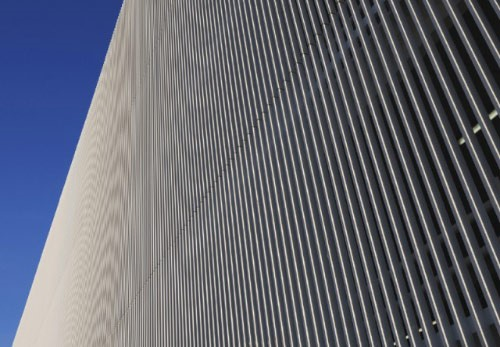
#> input picture PRIMER MOMENTO EVALUATIVO/SEGUNDO MOMENTO EVALUATIVO/Prcatica_18_04/img2.jpg, 500 x 347 px
$ jupyter execute practic.ipynb
#> lines starting #> are read from the running program, lines starting #| are printed output that depends on the picture
[cell 1]
import cv2
import numpy as np
import matplotlib.pyplot as plt

def conv_horizontal(img, mask_size):
    mask = np.ones((1, mask_size), np.float32) / mask_size
    img_conv = cv2.filter2D(img, -1, mask)
    return img_conv

image = cv2.imread('img2.jpg')
#> image is the input picture: shape (347, 500, 3); mean B, G, R 112.8, 101.9, 99.2
img_rgb = cv2.cvtColor(image, cv2.COLOR_BGR2RGB)
img_r = conv_horizontal(img_rgb[:,:,0], 11)
#> in conv_horizontal, `img_conv = cv2.filter2D(img, -1, mask)`:
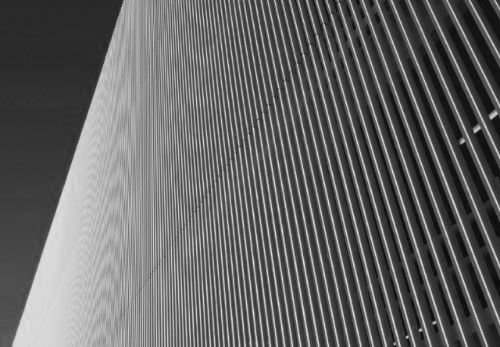
#> img: shape (347, 500); min 6, max 237, mean 99.2
img_g = conv_horizontal(img_rgb[:,:,1], 11)
#> call 2 of conv_horizontal, with mask_size = 11
#> in conv_horizontal (call 2), `img_conv = cv2.filter2D(img, -1, mask)`:
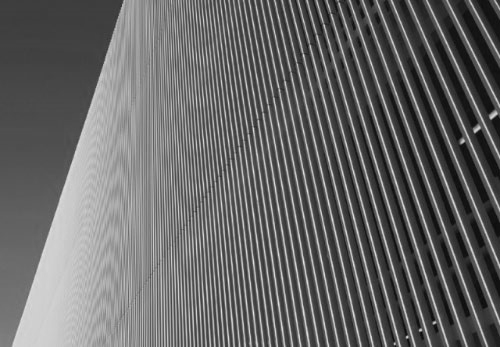
#> img: shape (347, 500); min 5, max 232, mean 101.9
img_b = conv_horizontal(img_rgb[:,:,2], 11)
#> call 3 of conv_horizontal, with mask_size = 11
#> in conv_horizontal (call 3), `img_conv = cv2.filter2D(img, -1, mask)`:
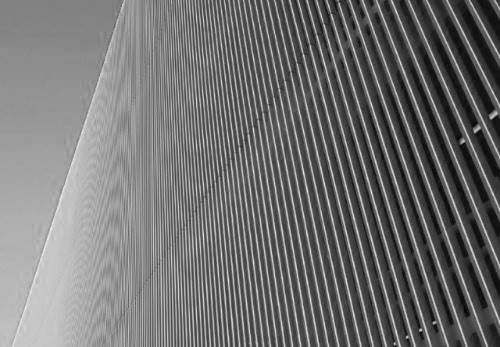
#> img: shape (347, 500); min 5, max 242, mean 112.8

img_fin = np.stack([img_r, img_g, img_b], axis=2)
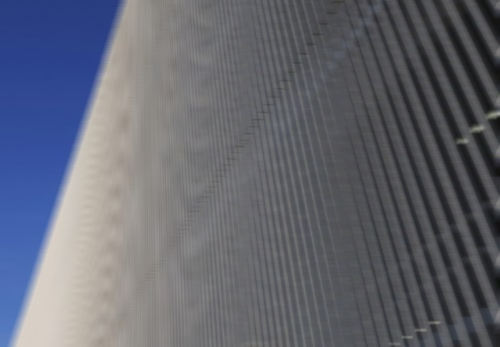
#> img_fin: shape (347, 500, 3); mean R, G, B 99.2, 101.9, 112.7

plt.subplot(121)
plt.title("img original")
plt.imshow(img_rgb)

plt.subplot(122)
plt.title("img final (horizontal)")
plt.imshow(img_fin)

plt.show()

[cell 2]
import cv2
import numpy as np
import matplotlib.pyplot as plt

def conv_vertical(img, mask_size):
#> called with mask_size = 25
    mask = np.ones((mask_size, 1), np.float32) / mask_size
    img_conv = cv2.filter2D(img, -1, mask)
    return img_conv

image = cv2.imread('img2.jpg')
img_rgb = cv2.cvtColor(image, cv2.COLOR_BGR2RGB)

img_r = conv_vertical(img_rgb[:,:,0], 25)
img_g = conv_vertical(img_rgb[:,:,1], 25)
img_b = conv_vertical(img_rgb[:,:,2], 25)

img_fin = np.stack([img_r, img_g, img_b], axis=2)
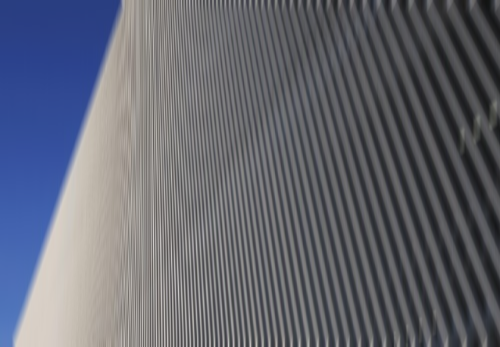
#> img_fin: shape (347, 500, 3); mean R, G, B 99.2, 101.9, 112.8

plt.figure(figsize=(12, 6))

plt.subplot(131)
plt.title("img original")
plt.imshow(img_rgb)

plt.subplot(132)
plt.title("img final (vertical)")
plt.imshow(img_fin)


plt.show()

[cell 3]
import cv2
import numpy as np
import matplotlib.pyplot as plt

def conv_diagonal(img, mask_size):
#> called with mask_size = 11
    mask = np.eye(mask_size, dtype=np.float32) / mask_size
    img_conv = cv2.filter2D(img, -1, mask)
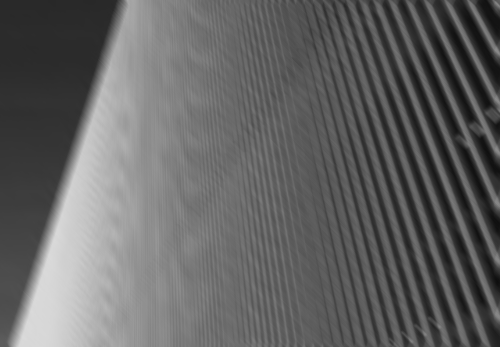
#> img_conv: shape (347, 500); min 14, max 218, mean 99.2
    return img_conv

image = cv2.imread('img2.jpg')

img_rgb = cv2.cvtColor(image, cv2.COLOR_BGR2RGB)

img_r = conv_diagonal(img_rgb[:,:,0], 11)
img_g = conv_diagonal(img_rgb[:,:,1], 25)
img_b = conv_diagonal(img_rgb[:,:,2], 50)
#> call 3 of conv_diagonal, with mask_size = 50
#> in conv_diagonal (call 3), `img_conv = cv2.filter2D(img, -1, mask)`:
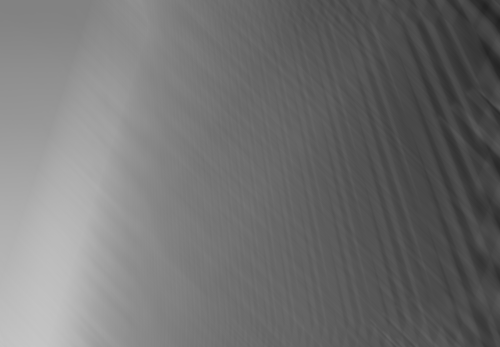
#> img_conv: shape (347, 500); min 34, max 197, mean 112.8

img_fin_diagonal = np.stack([img_r, img_g, img_b], axis=2)
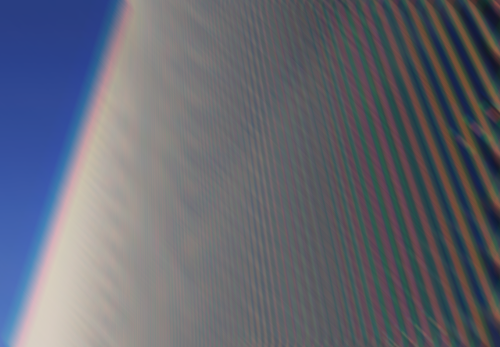
#> img_fin_diagonal: shape (347, 500, 3); mean R, G, B 99.2, 101.9, 112.8

plt.figure(figsize=(12, 6))

plt.subplot(121)
plt.title("img original")
plt.imshow(img_rgb)

plt.subplot(122)
plt.title("img final (diagonal)")
plt.imshow(img_fin_diagonal)

plt.tight_layout()
plt.show()

[cell 4]
import cv2
import numpy as np
import matplotlib.pyplot as plt

def conv_vertical(img, mask_size):
    mask = np.ones((mask_size, 1), np.float32) / mask_size
    img_conv = cv2.filter2D(img, -1, mask)
    return img_conv

def conv_horizontal(img, mask_size):
#> called with mask_size = 25
    mask = np.ones((1, mask_size), np.float32) / mask_size
    img_conv = cv2.filter2D(img, -1, mask)
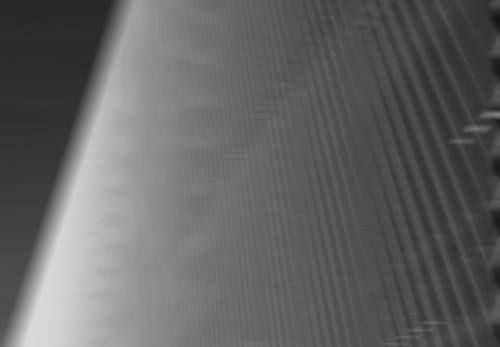
#> img_conv: shape (347, 500); min 21, max 217, mean 99.2
#> call 2 of conv_horizontal, with mask_size = 25
#> in conv_horizontal (call 2), `img_conv = cv2.filter2D(img, -1, mask)`:
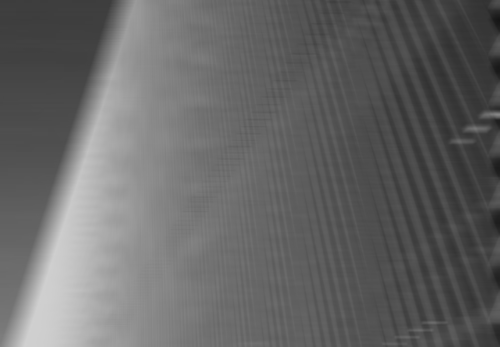
#> img_conv: shape (347, 500); min 21, max 208, mean 101.9
    return img_conv

def conv_diagonal(img, mask_size):
    mask = np.eye(mask_size, dtype=np.float32) / mask_size
    img_conv = cv2.filter2D(img, -1, mask)
    return img_conv

image = cv2.imread('img2.jpg')
img_rgb = cv2.cvtColor(image, cv2.COLOR_BGR2RGB)

img_r = conv_vertical(img_rgb[:,:,0], 25)
img_g = conv_vertical(img_rgb[:,:,1], 25)
img_b = conv_vertical(img_rgb[:,:,2], 25)

img_r = conv_horizontal(img_rgb[:,:,0], 25)
img_g = conv_horizontal(img_rgb[:,:,1], 25)
img_b = conv_horizontal(img_rgb[:,:,2], 25)

img_r = conv_diagonal(img_rgb[:,:,0], 11)
img_g = conv_diagonal(img_rgb[:,:,1], 25)
img_b = conv_diagonal(img_rgb[:,:,2], 50)

img_fin_vertical = np.stack([img_r, img_g, img_b], axis=2)
img_fin_horizontal = np.stack([img_r, img_g, img_b], axis=2)
img_fin_diagonal = np.stack([img_r, img_g, img_b], axis=2)

plt.figure(figsize=(12, 6))

plt.subplot(221)
plt.title("img original")
plt.imshow(img_rgb)

plt.subplot(222)
plt.title("img final (vertical)")
plt.imshow(img_fin_vertical)

plt.subplot(223)
plt.title("img final (horizontal)")
plt.imshow(img_fin_horizontal)

plt.subplot(224)
plt.title("img final (diagonal)")
plt.imshow(img_fin_diagonal)

plt.tight_layout()
plt.show()

$ run again, with PRIMER MOMENTO EVALUATIVO/SEGUNDO MOMENTO EVALUATIVO/Prcatica_18_04/img1.jpg copied over PRIMER MOMENTO EVALUATIVO/SEGUNDO MOMENTO EVALUATIVO/Prcatica_18_04/img2.jpg
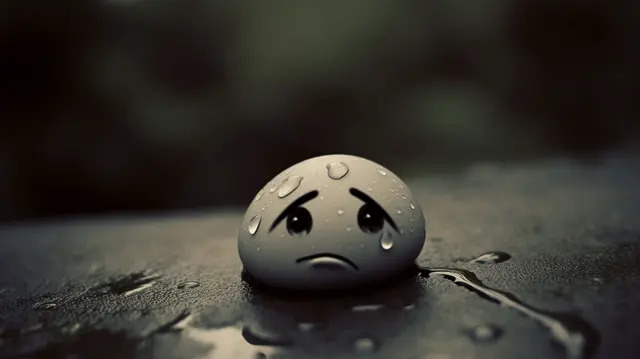
#> input picture PRIMER MOMENTO EVALUATIVO/SEGUNDO MOMENTO EVALUATIVO/Prcatica_18_04/img1.jpg, 640 x 359 px
#> image is the input picture: shape (359, 640, 3); mean B, G, R 43.9, 50.2, 53
#> `plt.show()`:
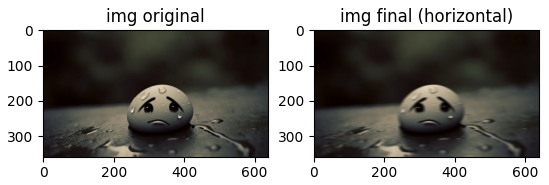
#> figure drawn by matplotlib, 2 panels
#> in conv_horizontal, `img_conv = cv2.filter2D(img, -1, mask)`:
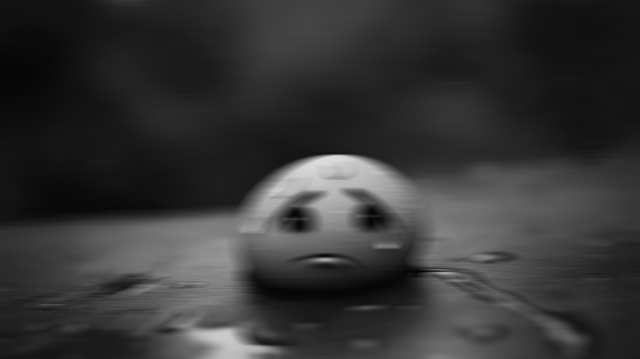
#> img_conv: shape (359, 640); min 5, max 221, mean 53
